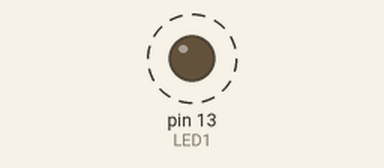
Simulated run of this sketch. Board: Arduino Uno, built with avr-gcc and run on an emulated ATmega328P. Parts: output pins drawn as LEDs (lit = HIGH). Dashed ring = blinking.

Above: at 0.7 s.
Timing chart, 0 to 3.0 s (numbered marks = the images above):
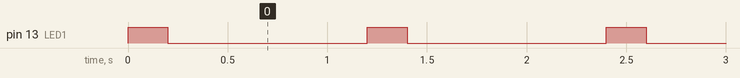

Measured:
- by itself, pin 13 (LED1): alternates HIGH for 0.20 s and LOW for 1.0 s

The sketch:

einzel_LED_Blink.ino
```cpp
#define LED1  13

void setup() {
  pinMode(LED1,OUTPUT);
}

void loop() {
  digitalWrite(LED1,HIGH);
  delay(200);
  digitalWrite(LED1,LOW);
  delay(1000);
}
```
